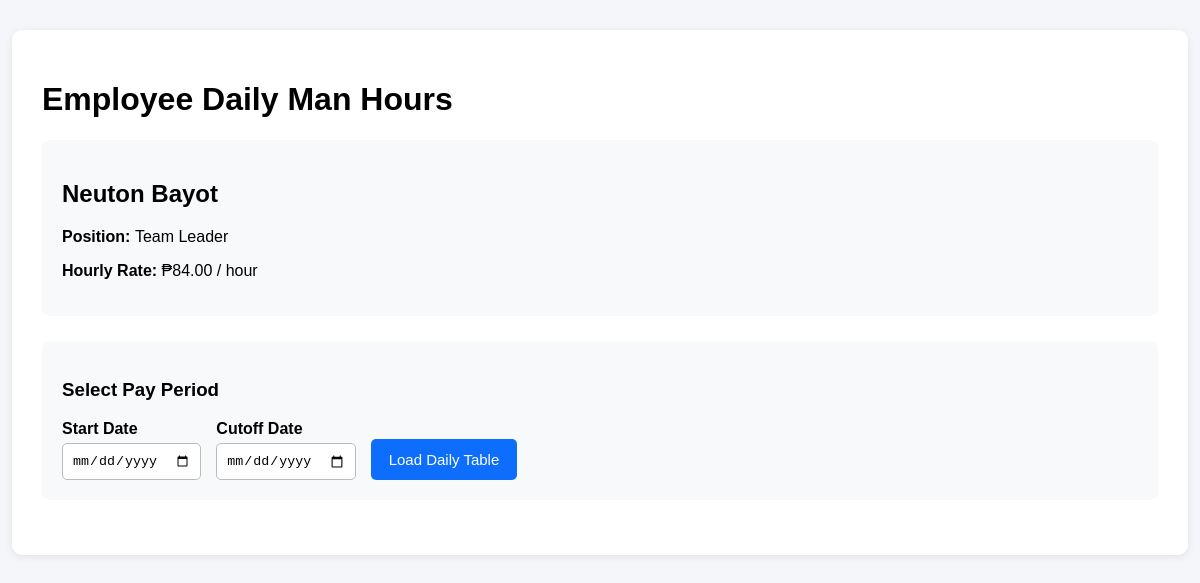
/attendance.php?id=4, run on the app's committed database.
### tables this page shows
CREATE TABLE `employees` (
  `id` int(11) NOT NULL,
  `name` varchar(100) NOT NULL,
  `email` varchar(100) NOT NULL,
  `position` varchar(100) NOT NULL,
  `hourly_rate` decimal(10,2) NOT NULL
);

### attendance.php (the view, shortened to what this page needs)
<?php
include "db.php";
$employee_id = (int) $_GET["id"];
$stmt = mysqli_prepare(
    $conn,
    "SELECT * FROM employees WHERE id = ?"
);
mysqli_stmt_bind_param(
    $stmt,
    "i",
    $employee_id
);
mysqli_stmt_execute($stmt);
$result = mysqli_stmt_get_result($stmt);
$employee = mysqli_fetch_assoc($result);
$cutoff_start = $_GET["start"] ?? "";
$cutoff_end   = $_GET["end"] ?? "";
?>
<!DOCTYPE html>
<html lang="en">
<head>
</head>
<body>
<div class="container">
<h1>
Employee Daily Man Hours
</h1>
<div class="employee-info">
<h2>
<?php
echo htmlspecialchars(
    $employee["name"]
);
?>
</h2>
<p>
<strong>
Position:
</strong>
<?php
echo htmlspecialchars(
    $employee["position"]
);
?>
</p>
<p>
<strong>
Hourly Rate:
</strong>
₱<?php
echo number_format(
    (float)$employee["hourly_rate"],
    2
);
?> / hour
</p>
</div>
<div class="cutoff-box">
<h3>
Select Pay Period
</h3>
<form
    method="GET"
    class="cutoff-form"
>
<div class="field">
<label>
Start Date
</label>
<input
    type="date"
    name="start"
    value="<?php
        echo htmlspecialchars(
            $cutoff_start
        );
    ?>"
    required
>
</div>
<div class="field">
<label>
Cutoff Date
</label>
<input
    type="date"
    name="end"
    value="<?php
        echo htmlspecialchars(
            $cutoff_end
        );
    ?>"
    required
>
</div>
<button
    type="submit"
    class="btn blue"
>
Load Daily Table
</button>
</form>
</div>
</div>
</body>
</html>

### attendance.php (style rules this page uses)
* { box-sizing: border-box; }
body { margin: 0; background: #f4f6f9; font-family: Arial, Helvetica, sans-serif; }
.container { width: 98%; max-width: 1450px; margin: 30px auto; padding: 30px; background: white; border-radius: 10px; box-shadow: 0 2px 10px rgba(0,0,0,.08); }
.employee-info, .cutoff-box, .summary { padding: 20px; margin-bottom: 25px; background: #f8f9fa; border-radius: 8px; }
.cutoff-form { display: flex; align-items: end; gap: 15px; flex-wrap: wrap; }
.field { display: flex; flex-direction: column; gap: 5px; }
.field label { font-weight: bold; }
input, select { padding: 9px; border: 1px solid #bbb; border-radius: 5px; }
.btn { padding: 12px 18px; border: none; border-radius: 5px; text-decoration: none; cursor: pointer; font-size: 15px; }
.blue { background: #0d6efd; color: white; }

### data on the page
employees: name "Neuton Bayot", position "Team Leader", hourly_rate "84.00"
